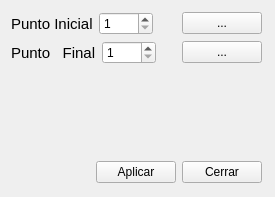
<?xml version="1.0" encoding="UTF-8"?>
<ui version="4.0">
 <class>ColorSelector</class>
 <widget class="QWidget" name="ColorSelector">
  <property name="geometry">
   <rect>
    <x>0</x>
    <y>0</y>
    <width>275</width>
    <height>197</height>
   </rect>
  </property>
  <property name="windowTitle">
   <string>Form</string>
  </property>
  <widget class="QWidget" name="layoutWidget">
   <property name="geometry">
    <rect>
     <x>11</x>
     <y>12</y>
     <width>251</width>
     <height>171</height>
    </rect>
   </property>
   <layout class="QVBoxLayout" name="verticalLayout_2">
    <item>
     <layout class="QHBoxLayout" name="horizontalLayout">
      <item>
       <widget class="QLabel" name="label">
        <property name="font">
         <font>
          <pointsize>11</pointsize>
         </font>
        </property>
        <property name="text">
         <string>Punto Inicial</string>
        </property>
       </widget>
      </item>
      <item>
       <widget class="QSpinBox" name="spinBoxInitGrayLevel">
        <property name="minimum">
         <number>1</number>
        </property>
        <property name="maximum">
         <number>4096</number>
        </property>
        <property name="singleStep">
         <number>64</number>
        </property>
       </widget>
      </item>
      <item>
       <widget class="QLabel" name="labelColorInit">
        <property name="text">
         <string/>
        </property>
       </widget>
      </item>
      <item>
       <widget class="QPushButton" name="pushButtonDialogColorInit">
        <property name="text">
         <string>...</string>
        </property>
       </widget>
      </item>
     </layout>
    </item>
    <item>
     <layout class="QHBoxLayout" name="horizontalLayout_2">
      <item>
       <widget class="QLabel" name="label_2">
        <property name="font">
         <font>
          <pointsize>11</pointsize>
         </font>
        </property>
        <property name="text">
         <string>Punto   Final</string>
        </property>
        <property name="textFormat">
         <enum>Qt::AutoText</enum>
        </property>
       </widget>
      </item>
      <item>
       <widget class="QSpinBox" name="spinBoxLastGrayLevel">
        <property name="minimum">
         <number>1</number>
        </property>
        <property name="maximum">
         <number>4096</number>
        </property>
        <property name="singleStep">
         <number>64</number>
        </property>
       </widget>
      </item>
      <item>
       <widget class="QLabel" name="labelColorLast">
        <property name="text">
         <string/>
        </property>
       </widget>
      </item>
      <item>
       <widget class="QPushButton" name="pushButtonColorDialogLast">
        <property name="text">
         <string>...</string>
        </property>
       </widget>
      </item>
     </layout>
    </item>
    <item>
     <layout class="QVBoxLayout" name="verticalLayout">
      <item>
       <spacer name="verticalSpacer">
        <property name="orientation">
         <enum>Qt::Vertical</enum>
        </property>
        <property name="sizeHint" stdset="0">
         <size>
          <width>20</width>
          <height>40</height>
         </size>
        </property>
       </spacer>
      </item>
      <item>
       <layout class="QHBoxLayout" name="horizontalLayout_3">
        <item>
         <spacer name="horizontalSpacer">
          <property name="orientation">
           <enum>Qt::Horizontal</enum>
          </property>
          <property name="sizeHint" stdset="0">
           <size>
            <width>40</width>
            <height>20</height>
           </size>
          </property>
         </spacer>
        </item>
        <item>
         <widget class="QPushButton" name="buttonApplyColor">
          <property name="text">
           <string>Aplicar</string>
          </property>
         </widget>
        </item>
        <item>
         <widget class="QPushButton" name="buttonCloseWidget">
          <property name="text">
           <string>Cerrar</string>
          </property>
         </widget>
        </item>
       </layout>
      </item>
     </layout>
    </item>
   </layout>
  </widget>
 </widget>
 <resources/>
 <connections>
  <connection>
   <sender>buttonCloseWidget</sender>
   <signal>clicked()</signal>
   <receiver>ColorSelector</receiver>
   <slot>close()</slot>
   <hints>
    <hint type="sourcelabel">
     <x>187</x>
     <y>132</y>
    </hint>
    <hint type="destinationlabel">
     <x>216</x>
     <y>152</y>
    </hint>
   </hints>
  </connection>
 </connections>
</ui>
